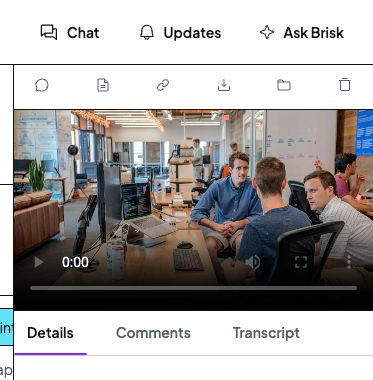
#> input picture audits/desktop-2026-10-20/reviewers/a-comparisons/A10-current-hidden-inspector-header.png, 373 x 380 px
$ python create-panels.py
#> lines starting #> are read from the running program, lines starting #| are printed output that depends on the picture
from pathlib import Path
from PIL import Image, ImageDraw, ImageFont
import hashlib, json
ROOT = Path(__file__).resolve().parent
AUDIT = ROOT.parent.parent
ORANGE = '#e67e22'
INK = '#17191c'
MUTED = '#535b66'
FONT = '/System/Library/Fonts/Supplemental/Arial.ttf'
BOLD = '/System/Library/Fonts/Supplemental/Arial Bold.ttf'
def font(size, bold=False): return ImageFont.truetype(BOLD if bold else FONT, size)
def canvas(w,h,title,subtitle):
#> called with w = 846, h = 620, title = 'A10 - Media inspector header is obscured'
 im=Image.new('RGB',(w,h),'white');d=ImageDraw.Draw(im)
#> after `im = Image.new('RGB', (w, h), 'white')`: im: PIL image 846x620 RGB; every value is 255
 d.text((28,20),title,font=font(24,True),fill=INK)
 d.text((28,54),subtitle,font=font(14),fill=MUTED)
 return im,d
panels=[]
def add(im,d,file,x,y,rects=()):
 crop=Image.open(ROOT/file).convert('RGB');im.paste(crop,(x,y))
 for rx,ry,rw,rh in rects:
  d.rectangle((x+rx-4,y+ry-4,x+rx+rw+4,y+ry+rh+4),outline=ORANGE,width=3)
 return {'cropFile':file,'nativePixels':list(crop.size),'placedAt':[x,y],'scale':1,'outlineRegionsInCropXYWH':[list(q) for q in rects]}
def save(im,file,title,sources,placements,notes):
 im.save(ROOT/file)
 originals=[]
 for full,rect in sources:
  p=AUDIT/'evidence'/full
  originals.append({'file':'../../evidence/'+full,'sha256':hashlib.sha256(p.read_bytes()).hexdigest(),'cropXYWH':rect})
 panels.append({'file':file,'title':title,'kind':'Annotated genuine current evidence, not a proposal or verified fix','pixelPolicy':'Every screenshot crop is pasted at original pixel scale (1 image pixel = 1 panel pixel); no resizing, reconstruction or generative image tool. Orange outlines identify regions with no fill. Full original screenshots retained.','fullOriginals':originals,'placements':placements,'notes':notes})

im,d=canvas(846,620,'A10 - Media inspector header is obscured','Responsive comparison. Both crops retain native pixel scale; viewport widths intentionally differ.')
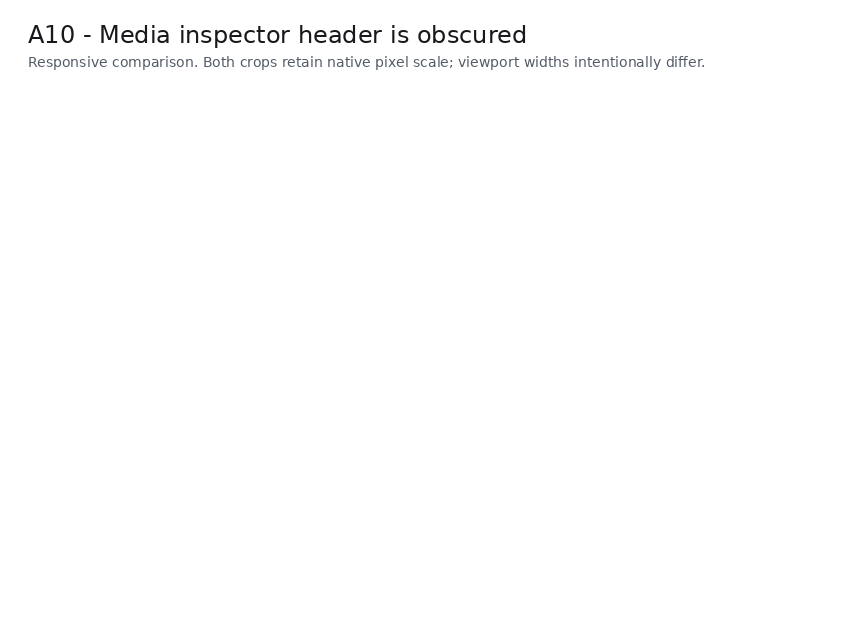
#> im: PIL image 846x620 RGB; mean R, G, B 253.3, 253.4, 253.4
d.text((28,86),'Affected: 1133px / Studio Staff',font=font(16,True),fill=INK)
d.text((445,86),'Wider current: 1440px / Studio Staff',font=font(16,True),fill=INK)
p=[add(im,d,'A10-current-hidden-inspector-header.png',28,118,[(13,0,360,64)]),add(im,d,'A10-reference-visible-inspector-header.png',445,118,[(13,119,360,62)])]
#> in add, crop is the input picture: PIL image 373x380 RGB; mean R, G, B 166.9, 164.2, 163.4
#> in add, `im.paste(crop, (x, y))`:
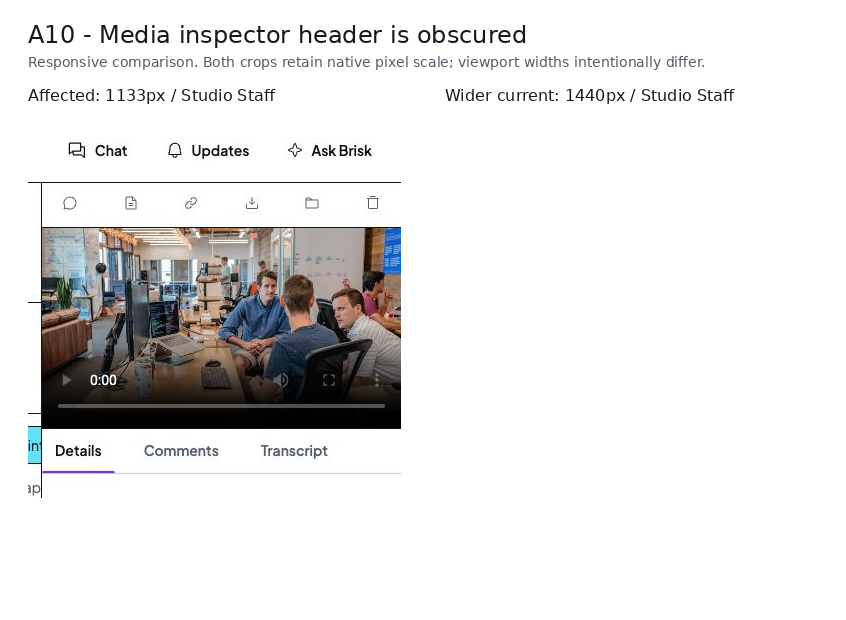
#> im: PIL image 846x620 RGB; mean R, G, B 228.8, 228.1, 228
#> call 2 of add, with x = 445, y = 118
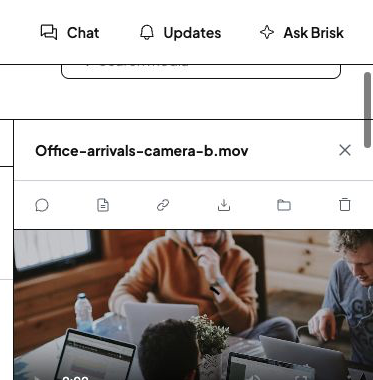
#> input picture audits/desktop-2026-10-20/reviewers/a-comparisons/A10-reference-visible-inspector-header.png, 373 x 380 px
#> in add, crop is the input picture: PIL image 373x380 RGB; mean R, G, B 188.2, 183.2, 181.2
#> in add (call 2), `im.paste(crop, (x, y))`:
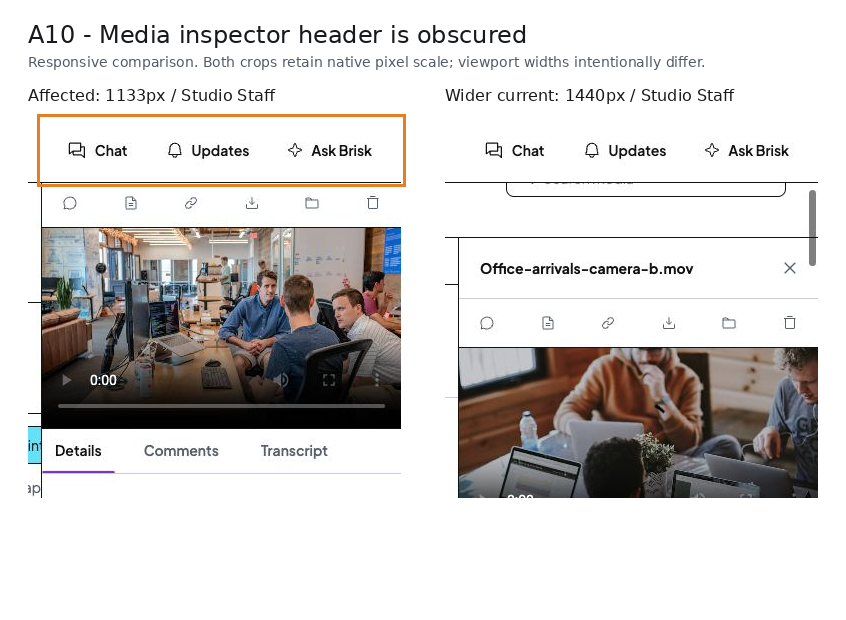
#> im: PIL image 846x620 RGB; mean R, G, B 210.6, 208.1, 206.9
d.text((28,520),'Orange: global band covering Filename / Close.',font=font(14),fill=INK)
d.text((28,542),'Pointer activation opens Ask Brisk (E045); keyboard Close still works.',font=font(14),fill=INK)
d.text((28,576),'Right: current wider context, not an approved replacement. Full originals linked in index.html.',font=font(13),fill=MUTED)
save(im,'A10-inspector-header-comparison.png','A10 Media inspector header',[('E044-media-inspector-hidden-close.jpg',[760,0,373,380]),('E011-media-keyboard-after.jpg',[1067,0,373,380])],p,'Different viewport widths are labelled. The reference demonstrates visible identity/Close, not approval of the entire 1440 layout. E045/E046 provide behavioural results separately.')
#> in save, `im.save(ROOT/file)`:
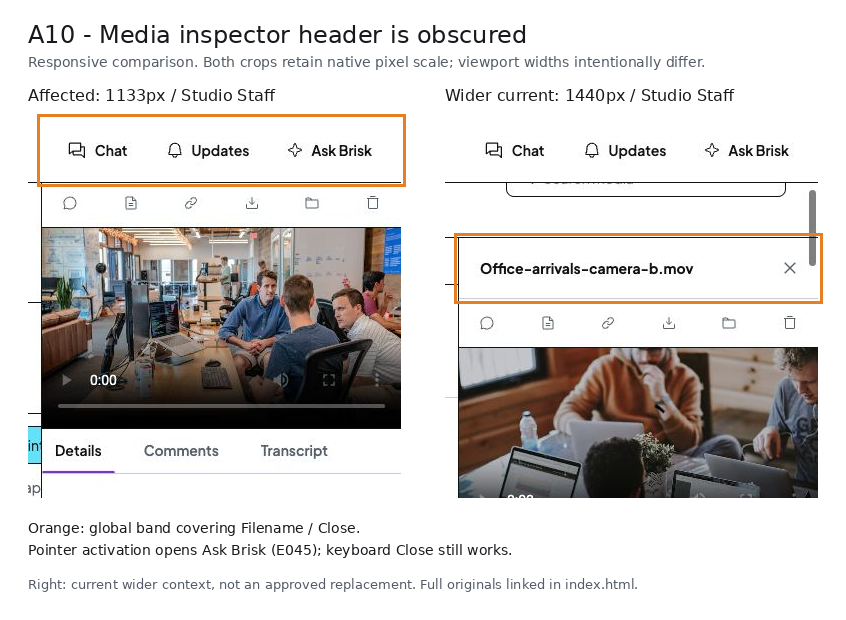
#> saved as A10-inspector-header-comparison.png: PIL image 846x620 RGB; mean R, G, B 209.1, 206, 204.4
#> (the run stopped early here; a loop or call above may not have finished)
